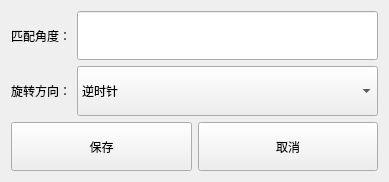
<?xml version="1.0" encoding="UTF-8"?>
<ui version="4.0">
 <class>matchparam_param</class>
 <widget class="QWidget" name="matchparam_param">
  <property name="geometry">
   <rect>
    <x>0</x>
    <y>0</y>
    <width>389</width>
    <height>182</height>
   </rect>
  </property>
  <property name="sizePolicy">
   <sizepolicy hsizetype="Fixed" vsizetype="Fixed">
    <horstretch>0</horstretch>
    <verstretch>0</verstretch>
   </sizepolicy>
  </property>
  <property name="windowTitle">
   <string>旋转参数</string>
  </property>
  <layout class="QGridLayout" name="gridLayout">
   <item row="0" column="0">
    <layout class="QHBoxLayout" name="horizontalLayout">
     <item>
      <widget class="QLabel" name="label_2">
       <property name="text">
        <string>匹配角度：</string>
       </property>
      </widget>
     </item>
     <item>
      <widget class="QLineEdit" name="lineEdit_param">
       <property name="sizePolicy">
        <sizepolicy hsizetype="Expanding" vsizetype="Preferred">
         <horstretch>0</horstretch>
         <verstretch>0</verstretch>
        </sizepolicy>
       </property>
       <property name="cursorMoveStyle">
        <enum>Qt::LogicalMoveStyle</enum>
       </property>
      </widget>
     </item>
    </layout>
   </item>
   <item row="1" column="0">
    <layout class="QHBoxLayout" name="horizontalLayout_2">
     <item>
      <widget class="QLabel" name="label_3">
       <property name="text">
        <string>旋转方向：</string>
       </property>
      </widget>
     </item>
     <item>
      <widget class="QComboBox" name="comboBox_rotation">
       <property name="sizePolicy">
        <sizepolicy hsizetype="Expanding" vsizetype="Preferred">
         <horstretch>0</horstretch>
         <verstretch>0</verstretch>
        </sizepolicy>
       </property>
       <item>
        <property name="text">
         <string>逆时针</string>
        </property>
       </item>
       <item>
        <property name="text">
         <string>顺时针</string>
        </property>
       </item>
      </widget>
     </item>
    </layout>
   </item>
   <item row="2" column="0">
    <layout class="QHBoxLayout" name="horizontalLayout_3">
     <item>
      <widget class="QPushButton" name="pushButton">
       <property name="sizePolicy">
        <sizepolicy hsizetype="Minimum" vsizetype="Preferred">
         <horstretch>0</horstretch>
         <verstretch>0</verstretch>
        </sizepolicy>
       </property>
       <property name="text">
        <string>保存</string>
       </property>
      </widget>
     </item>
     <item>
      <widget class="QPushButton" name="pushButton_2">
       <property name="sizePolicy">
        <sizepolicy hsizetype="Minimum" vsizetype="Preferred">
         <horstretch>0</horstretch>
         <verstretch>0</verstretch>
        </sizepolicy>
       </property>
       <property name="text">
        <string>取消</string>
       </property>
      </widget>
     </item>
    </layout>
   </item>
  </layout>
 </widget>
 <resources/>
 <connections>
  <connection>
   <sender>pushButton</sender>
   <signal>clicked()</signal>
   <receiver>matchparam_param</receiver>
   <slot>setRotateParam()</slot>
   <hints>
    <hint type="sourcelabel">
     <x>81</x>
     <y>127</y>
    </hint>
    <hint type="destinationlabel">
     <x>196</x>
     <y>120</y>
    </hint>
   </hints>
  </connection>
  <connection>
   <sender>pushButton_2</sender>
   <signal>clicked()</signal>
   <receiver>matchparam_param</receiver>
   <slot>cancelRotateParam()</slot>
   <hints>
    <hint type="sourcelabel">
     <x>350</x>
     <y>129</y>
    </hint>
    <hint type="destinationlabel">
     <x>382</x>
     <y>119</y>
    </hint>
   </hints>
  </connection>
 </connections>
 <slots>
  <slot>setRotateParam()</slot>
  <slot>cancelRotateParam()</slot>
 </slots>
</ui>
